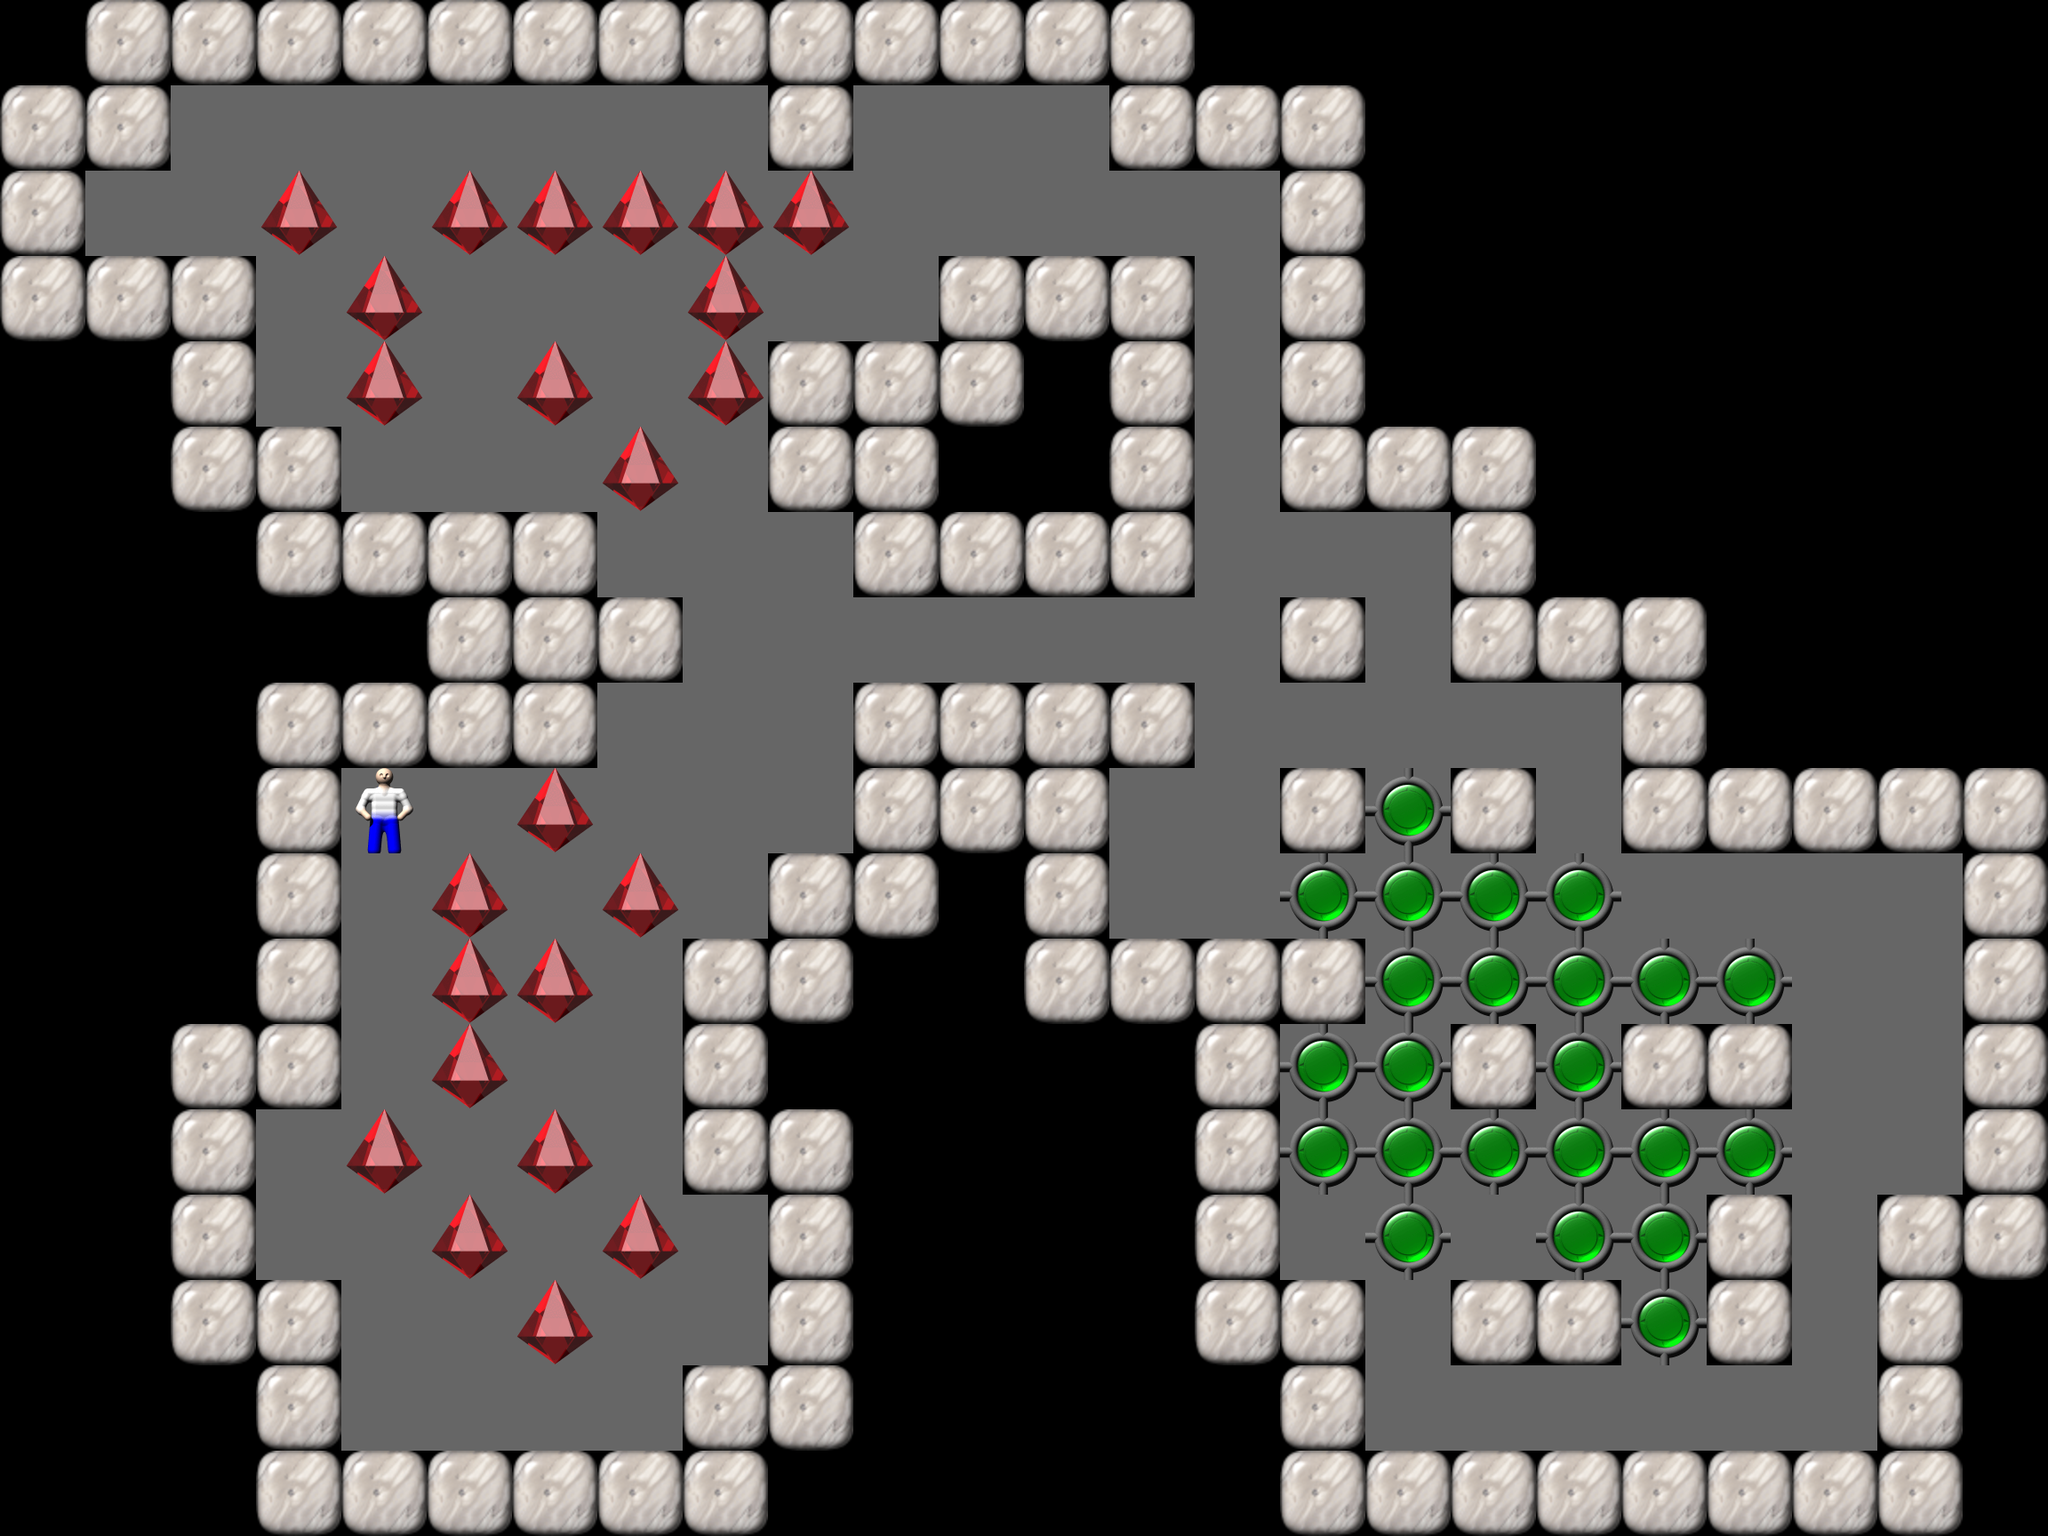

A 2D game scene composited from a Tiled map and its tileset images. What follows is a short description and the map's XML, with each tile layer's data collapsed to a summary:
An orthogonal 24x18 tile map with 96x96 px tiles, 1 tile layer (Tile Layer 1).

<map version="1.0" orientation="orthogonal" width="24" height="18" tilewidth="96" tileheight="96">
  <properties>
    <property name="Title" value="43" />
  </properties>
  <tileset source="Sokoban.tsx" firstgid="1" />
  <layer name="Tile Layer 1" width="24" height="18">
    <data>[432 cells, 432 non-empty, 6 distinct tile ids]</data>
  </layer>
</map>
